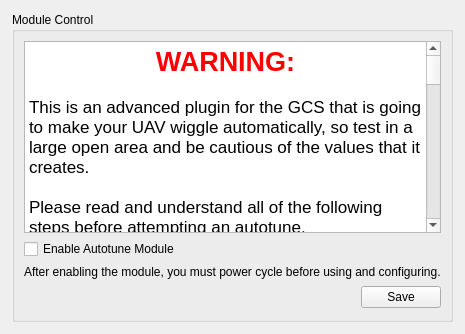
     <widget class="QWidget" name="Preautotune_tab">
      <attribute name="title">
       <string>Pre-Autotune</string>
      </attribute>
      <layout class="QGridLayout" name="gridLayout_5">
       <property name="leftMargin">
        <number>12</number>
       </property>
       <property name="topMargin">
        <number>12</number>
       </property>
       <property name="rightMargin">
        <number>12</number>
       </property>
       <property name="bottomMargin">
        <number>12</number>
       </property>
       <item row="2" column="0" colspan="3">
        <widget class="QGroupBox" name="groupBox_5">
         <property name="title">
          <string>Module Control</string>
         </property>
         <layout class="QVBoxLayout" name="verticalLayout_4">
          <item>
           <widget class="QTextEdit" name="textEdit">
            <property name="frameShape">
             <enum>QFrame::StyledPanel</enum>
            </property>
            <property name="frameShadow">
             <enum>QFrame::Sunken</enum>
            </property>
            <property name="html">
             <string>&lt;!DOCTYPE HTML PUBLIC &quot;-//W3C//DTD HTML 4.0//EN&quot; &quot;http://www.w3.org/TR/REC-html40/strict.dtd&quot;&gt;
&lt;html&gt;&lt;head&gt;&lt;meta name=&quot;qrichtext&quot; content=&quot;1&quot; /&gt;&lt;style type=&quot;text/css&quot;&gt;
p, li { white-space: pre-wrap; }
&lt;/style&gt;&lt;/head&gt;&lt;body style=&quot; font-family:'Ubuntu'; font-size:11pt; font-weight:400; font-style:normal;&quot;&gt;
&lt;p align=&quot;center&quot; style=&quot; margin-top:0px; margin-bottom:0px; margin-left:0px; margin-right:0px; -qt-block-indent:0; text-indent:0px;&quot;&gt;&lt;span style=&quot; font-family:'Lucida Grande'; font-size:20pt; font-weight:600; color:#ff0000;&quot;&gt;WARNING:&lt;/span&gt;&lt;/p&gt;
&lt;p style=&quot;-qt-paragraph-type:empty; margin-top:0px; margin-bottom:0px; margin-left:0px; margin-right:0px; -qt-block-indent:0; text-indent:0px; font-family:'Lucida Grande'; font-size:13pt;&quot;&gt;&lt;br /&gt;&lt;/p&gt;
&lt;p style=&quot; margin-top:0px; margin-bottom:0px; margin-left:0px; margin-right:0px; -qt-block-indent:0; text-indent:0px;&quot;&gt;&lt;span style=&quot; font-family:'Lucida Grande'; font-size:13pt;&quot;&gt;This is an advanced plugin for the GCS that is going to make your UAV wiggle automatically, so test in a large open area and be cautious of the values that it creates.&lt;br /&gt;&lt;br /&gt;Please read and understand all of the following steps before attempting an autotune.&lt;br /&gt;&lt;/span&gt;&lt;/p&gt;
&lt;ol style=&quot;margin-top: 0px; margin-bottom: 0px; margin-left: 0px; margin-right: 0px; -qt-list-indent: 1;&quot;&gt;&lt;li style=&quot; font-family:'Lucida Grande'; font-size:13pt;&quot; style=&quot; margin-top:0px; margin-bottom:0px; margin-left:0px; margin-right:0px; -qt-block-indent:0; text-indent:0px;&quot;&gt;Go to https://vimeo.com/104806460 and watch the autotuning tutorial.&lt;/li&gt;
&lt;p style=&quot;-qt-paragraph-type:empty; margin-top:0px; margin-bottom:0px; margin-left:0px; margin-right:0px; -qt-block-indent:1; text-indent:0px; font-family:'Lucida Grande'; font-size:13pt;&quot;&gt;&lt;br /&gt;&lt;/p&gt;
&lt;li style=&quot; font-family:'Lucida Grande'; font-size:13pt;&quot; style=&quot; margin-top:0px; margin-bottom:0px; margin-left:0px; margin-right:0px; -qt-block-indent:0; text-indent:0px;&quot;&gt;On the &lt;span style=&quot; font-style:italic;&quot;&gt;Input configuration &lt;/span&gt;page, &lt;span style=&quot; font-style:italic;&quot;&gt;Flight Mode Switch Settings tab&lt;/span&gt;, set one of your flight modes to &amp;quot;Autotune&amp;quot;.&lt;/li&gt;
&lt;p style=&quot;-qt-paragraph-type:empty; margin-top:0px; margin-bottom:0px; margin-left:0px; margin-right:0px; -qt-block-indent:1; text-indent:0px; font-family:'Lucida Grande'; font-size:13pt;&quot;&gt;&lt;br /&gt;&lt;/p&gt;
&lt;li style=&quot; font-family:'Lucida Grande'; font-size:13pt;&quot; style=&quot; margin-top:0px; margin-bottom:0px; margin-left:0px; margin-right:0px; -qt-block-indent:0; text-indent:0px;&quot;&gt;Click the &lt;span style=&quot; font-style:italic;&quot;&gt;Enable Autotune Module&lt;/span&gt; checkbox below this text, click S&lt;span style=&quot; font-style:italic;&quot;&gt;ave,&lt;/span&gt; and reboot the flight controller.&lt;br /&gt;&lt;/li&gt;
&lt;li style=&quot; font-family:'Lucida Grande'; font-size:13pt;&quot; style=&quot; margin-top:0px; margin-bottom:0px; margin-left:0px; margin-right:0px; -qt-block-indent:0; text-indent:0px;&quot;&gt;Take off, and when stable, change flight mode to autotune. Focus on keeping the UAV in the air while it's wiggling.&lt;/li&gt;
&lt;ol type=&quot;a&quot; style=&quot;margin-top: 0px; margin-bottom: 0px; margin-left: 0px; margin-right: 0px; -qt-list-indent: 2;&quot;&gt;&lt;li style=&quot; font-family:'Lucida Grande'; font-size:13pt;&quot; style=&quot; margin-top:0px; margin-bottom:0px; margin-left:0px; margin-right:0px; -qt-block-indent:0; text-indent:0px;&quot;&gt;In the first few seconds, nothing will happen...&lt;/li&gt;
&lt;li style=&quot; font-family:'Lucida Grande'; font-size:13pt;&quot; style=&quot; margin-top:0px; margin-bottom:0px; margin-left:0px; margin-right:0px; -qt-block-indent:0; text-indent:0px;&quot;&gt;The the UAV will start wiggling for approximately 60 seconds. It will continue to respond to your inputs, and moving the sticks won't negatively affect the tune.&lt;/li&gt;
&lt;li style=&quot; font-family:'Lucida Grande'; font-size:13pt;&quot; style=&quot; margin-top:0px; margin-bottom:0px; margin-left:0px; margin-right:0px; -qt-block-indent:0; text-indent:0px;&quot;&gt;When the wiggling stops, the measurement phase is completed.&lt;/li&gt;&lt;/ol&gt;
&lt;p style=&quot;-qt-paragraph-type:empty; margin-top:0px; margin-bottom:0px; margin-left:0px; margin-right:0px; -qt-block-indent:1; text-indent:0px; font-family:'Lucida Grande'; font-size:13pt;&quot;&gt;&lt;br /&gt;&lt;/p&gt;
&lt;li style=&quot; font-family:'Lucida Grande'; font-size:13pt;&quot; style=&quot; margin-top:0px; margin-bottom:0px; margin-left:0px; margin-right:0px; -qt-block-indent:0; text-indent:0px;&quot;&gt;Land and disarm; the system then saves the measured properties. &lt;br /&gt;&lt;/li&gt;
&lt;li style=&quot; font-family:'Lucida Grande'; font-size:13pt;&quot; style=&quot; margin-top:0px; margin-bottom:0px; margin-left:0px; margin-right:0px; -qt-block-indent:0; text-indent:0px;&quot;&gt;Connect to GCS and check the values on the &lt;span style=&quot; font-style:italic;&quot;&gt;Autotune Setup&lt;/span&gt; page. &lt;br /&gt;&lt;/li&gt;
&lt;li style=&quot; font-family:'Lucida Grande'; font-size:13pt;&quot; style=&quot; margin-top:0px; margin-bottom:0px; margin-left:0px; margin-right:0px; -qt-block-indent:0; text-indent:0px;&quot;&gt;Adjust the values as necessary with the &lt;span style=&quot; font-style:italic;&quot;&gt;Damping&lt;/span&gt; and &lt;span style=&quot; font-style:italic;&quot;&gt;Noise sensitivity&lt;/span&gt; sliders until they appear to be reasonable. When satisfied, click the &lt;span style=&quot; font-style:italic;&quot;&gt;Apply Computed Values&lt;/span&gt; button at the bottom right.&lt;br /&gt;&lt;/li&gt;
&lt;li style=&quot; font-family:'Lucida Grande'; font-size:13pt;&quot; style=&quot; margin-top:0px; margin-bottom:0px; margin-left:0px; margin-right:0px; -qt-block-indent:0; text-indent:0px;&quot;&gt;Return to the &lt;span style=&quot; font-style:italic;&quot;&gt;Stabilization&lt;/span&gt; page and click &lt;span style=&quot; font-style:italic;&quot;&gt;save&lt;/span&gt; to enable the new settings. &lt;br /&gt;&lt;/li&gt;
&lt;li style=&quot; font-family:'Lucida Grande'; font-size:13pt;&quot; style=&quot; margin-top:0px; margin-bottom:12px; margin-left:0px; margin-right:0px; -qt-block-indent:0; text-indent:0px;&quot;&gt;Ensure that a normal flight mode (not Autotune) is selected prior to the next flight.  If Autotune is left as the active mode, the flight controller will not arm.&lt;/li&gt;&lt;/ol&gt;&lt;/body&gt;&lt;/html&gt;</string>
            </property>
           </widget>
          </item>
          <item>
           <widget class="QCheckBox" name="enableAutoTune">
            <property name="text">
             <string>Enable Autotune Module</string>
            </property>
            <property name="checkable">
             <bool>true</bool>
            </property>
           </widget>
          </item>
          <item>
           <widget class="QLabel" name="label_13">
            <property name="text">
             <string>After enabling the module, you must power cycle before using and configuring.</string>
            </property>
           </widget>
          </item>
          <item>
           <layout class="QHBoxLayout" name="horizontalLayout">
            <property name="spacing">
             <number>4</number>
            </property>
            <item>
             <spacer name="horizontalSpacer_3">
              <property name="orientation">
               <enum>Qt::Horizontal</enum>
              </property>
              <property name="sizeType">
               <enum>QSizePolicy::Expanding</enum>
              </property>
              <property name="sizeHint" stdset="0">
               <size>
                <width>13</width>
                <height>25</height>
               </size>
              </property>
             </spacer>
            </item>
            <item>
             <widget class="QPushButton" name="saveStabilizationToSD_6">
              <property name="minimumSize">
               <size>
                <width>0</width>
                <height>0</height>
               </size>
              </property>
              <property name="toolTip">
               <string>Send settings to the board and save to the non-volatile memory</string>
              </property>
              <property name="styleSheet">
               <string notr="true"/>
              </property>
              <property name="text">
               <string>Save</string>
              </property>
              <property name="objrelation" stdset="0">
               <stringlist>
                <string>button:save</string>
               </stringlist>
              </property>
             </widget>
            </item>
           </layout>
          </item>
         </layout>
        </widget>
       </item>
      </layout>
     </widget>
